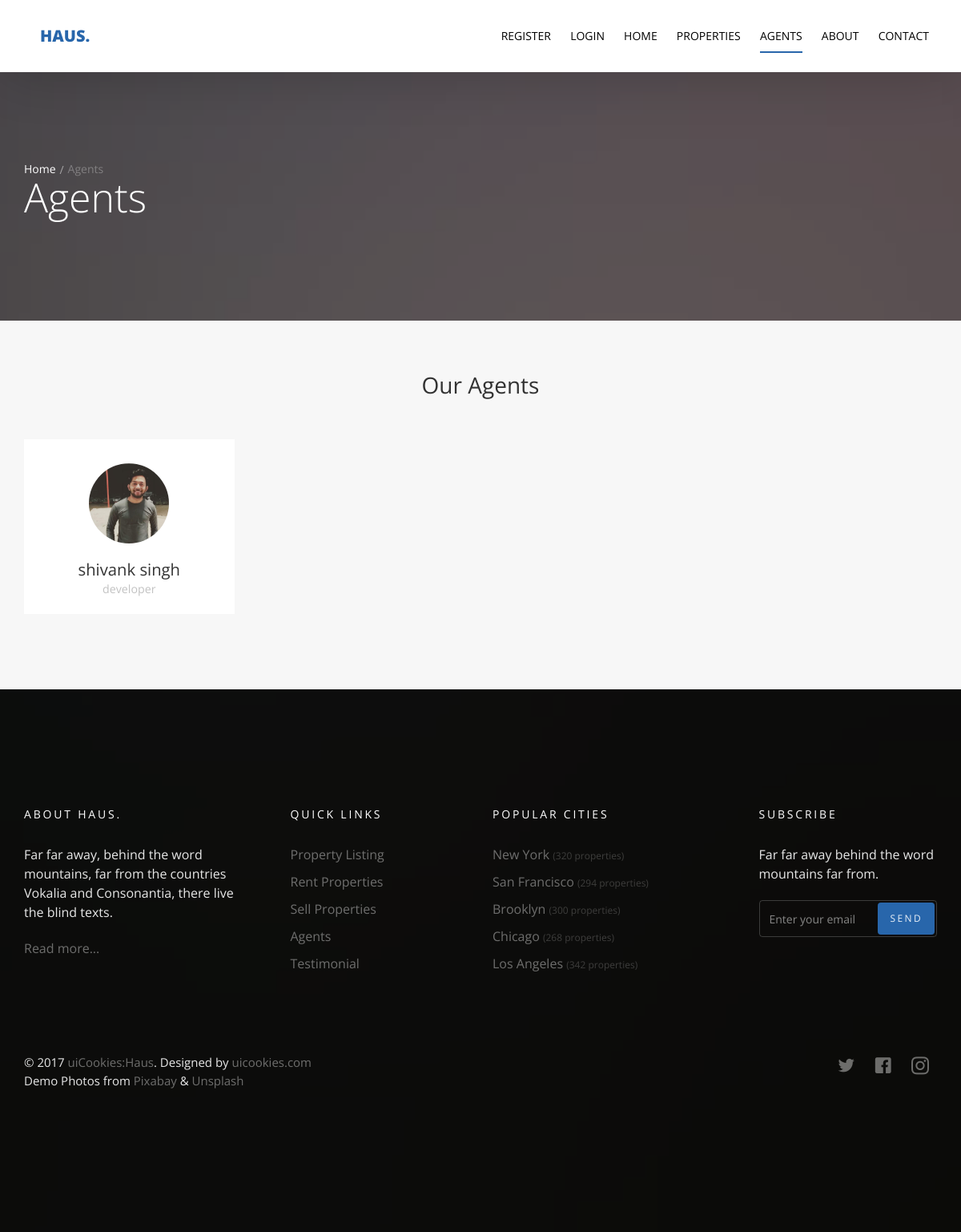
/agents/, run on the app's committed database.
### agents/models.py (models this page shows, shortened)
class Agent(models.Model):
    name=models.CharField(max_length=50)
    title=models.CharField(max_length=50)
    image=models.ImageField(upload_to='agents/')

### agents/views.py (the view)
# urls.py: path('',views.agents_list,name='agent_list'),
def agents_list(request):
    agent_list=Agent.objects.all()
    template ='agents/agents.html'
    context = {
        'agent_list' : agent_list
    }
    return render(request,template,context)

### agents/templates/agents/agents.html (shortened to what this page needs)
{% extends 'base.html' %}
{% block body %}
  <section class="probootstrap-slider flexslider2 page-inner">
    <div class="overlay"></div>
    <div class="probootstrap-wrap-banner">
      <div class="container">
        <div class="row">
          <div class="col-md-8">
            <div class="page-title probootstrap-animate">
              <div class="probootstrap-breadcrumbs">
                <a href="#">Home</a><span>Agents</span>
              </div>
              <h1>Agents</h1>
            </div>
          </div>
        </div>
      </div>
    </div>
    <ul class="slides">
      <li style="background-image: url(img/slider_1.jpg);"></li>
    </ul>
  </section>
  <section class="probootstrap-section probootstrap-section-lighter">
    <div class="container">
      <div class="row heading">
        <h2 class="mt0 mb50 text-center">Our Agents</h2>
      </div>
      <div class="row">
        {% for agent in agent_list %}
        <div class="col-md-3 col-sm-6">
          <div class="probootstrap-card probootstrap-person text-left">
            <div class="probootstrap-card-media">
              <img src="{{agent.image.url}}" class="img-responsive" alt="Free HTML5 Template by uicookies.com">
            </div>
            <div class="probootstrap-card-text">
              <h2 class="probootstrap-card-heading mb0">{{agent.name}}</h2>
              <p><small>{{agent.title}}</small></p>
            </div>
          </div>
        </div>
        {% endfor %}
      </div>
    </div>
  </section>
  {% endblock body %}

### data on the page
Agent: image (picture), name "shivank singh", title "developer"
